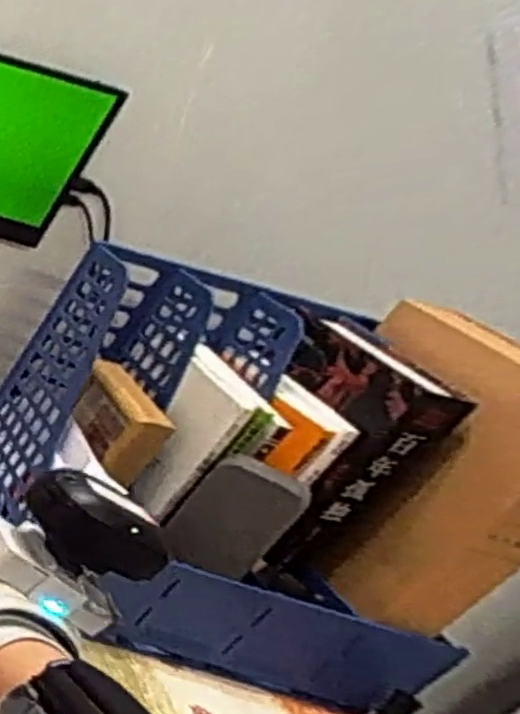
#> input picture tests/fixtures/cv_box_negatives/book_reflection.png, 520 x 714 px
$ python -i label_detection.py   (imports and definitions only)   (older library calls are emulated)
#> lines starting #> are read from the running program, lines starting #| are printed output that depends on the picture
"""White-label candidates; geometry never substitutes the Tracker shell."""

from collections import Counter

import cv2
import numpy as np

from vive_correct.estimate.cv_config import CVConfig
from vive_correct.estimate.geometry import LABEL_SIZE_M, MIN_EDGE_PX, order_quad

# Outer 1–3 px ring around a white 50×30 mm label must sit on the black Tracker shell.
BORDER_BAND_PX = (1, 3)
BORDER_DARK_THRESHOLD = 100
BORDER_MIN_DARK = 0.62
# [1 line that did not run here, left out]


# [79 lines left out: functions default_rois, validate_rois, black_border_score, has_tracker_body, not called in this run]


def quad_aspect(quad):
    edges = np.linalg.norm(np.asarray(quad, float) - np.roll(quad, -1, axis=0), axis=1)
    return float(edges.max() / max(float(edges.min()), 1e-6))


# [356 lines left out: functions wrist_cyan_count, _sample, _quad_crop, black_context_metrics, box_metrics, tracker_body_metrics and 2 more, not called in this run]


def label_likeness_score(gray, quad, image=None, config=None):
    image = cv2.cvtColor(gray, cv2.COLOR_GRAY2BGR) if image is None else image
    return label_metrics(image, quad, config)["score"]


# [107 lines left out: functions quad_iou, detect_label_candidates, detect_labels, not called in this run]


def select_best_label_frames(frames, rois=None):
    """Keep at most one best left and one best right label observation across frames.

    ``frames`` is an iterable of BGR images or ``(frame_index, image)`` pairs.
    Returns ``{side: {frame_index, quad, score, has_tracker_body, dark, aspect}}``.
    Legacy spatial-ROI helper, not physical-hand identification. For sequential
    identity tracking and geometry/stability gates use cv_tracking.select_episode.
    """
    best = {}
    for seq, item in enumerate(frames):
        if isinstance(item, tuple) and len(item) == 2 and not isinstance(item[0], np.ndarray):
            index, image = item
        else:
            index, image = seq, item
        gray = cv2.cvtColor(image, cv2.COLOR_BGR2GRAY)
        for side, quads in detect_labels(image, rois).items():
            for quad in quads:
                body = has_tracker_body(gray, quad)
                cyan = wrist_cyan_count(image, quad)
                score = label_likeness_score(gray, quad, image)
                if score <= 0:
                    continue
                candidate = {
                    "frame_index": int(index),
                    "quad": np.asarray(quad, float),
                    "score": float(score),
                    "has_tracker_body": bool(body),
                    "cyan": int(cyan),
                    "dark": black_border_score(gray, quad),
                    "aspect": quad_aspect(quad),
                }
                current = best.get(side)
                if current is None:
                    best[side] = candidate
                    continue
                if score > current["score"]:
                    best[side] = candidate
    return best


def refine_corners(image, quad, *, config=None):
    patch, local, offset = _quad_crop(image, quad)
    return _refine_corners(patch, local, config=config) + offset


# [54 lines left out: function _refine_corners, not called in this run]

>>> import cv2
>>> picture = cv2.imread('../../tests/fixtures/cv_box_negatives/book_reflection.png', cv2.IMREAD_GRAYSCALE)
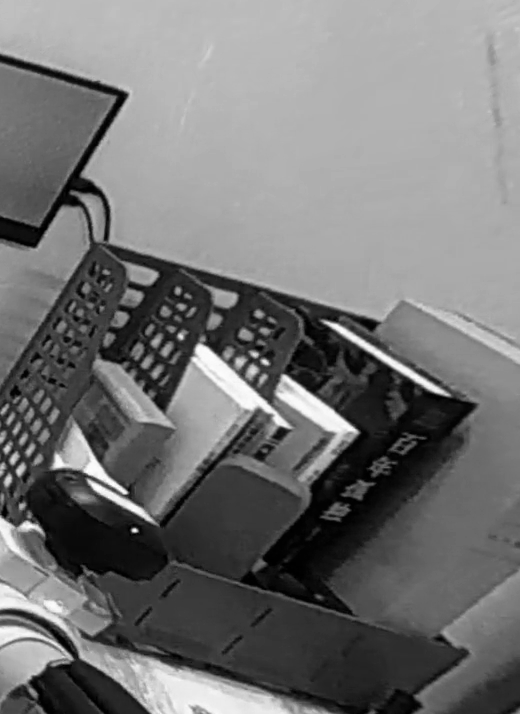
#> picture: shape (714, 520); min 0, max 255, mean 115.7
#> the loop in select_best_label_frames, `for seq, item in enumerate(frames):` made 1 pass
#> (seq, index) on pass 1: (0, 0)
#> after the loop in select_best_label_frames, `for seq, item in enumerate(frames):`: best = 0 items
#> (the run stopped early here; a loop or call above may not have finished)

$ run again, on tests/fixtures/cv_box_negatives/clipped_remote.png
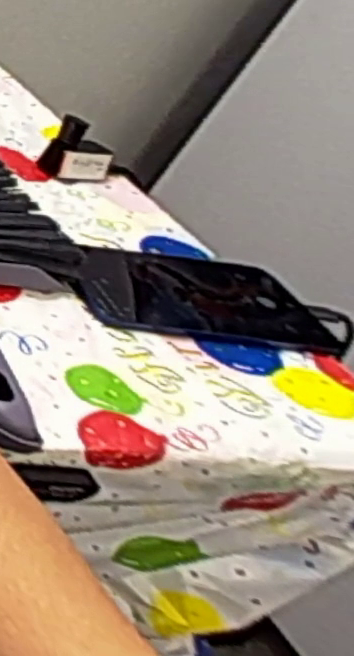
#> input picture tests/fixtures/cv_box_negatives/clipped_remote.png, 354 x 656 px
#> `picture = cv2.imread('../../tests/fixtures/cv_box_negatives/book_refle..`:
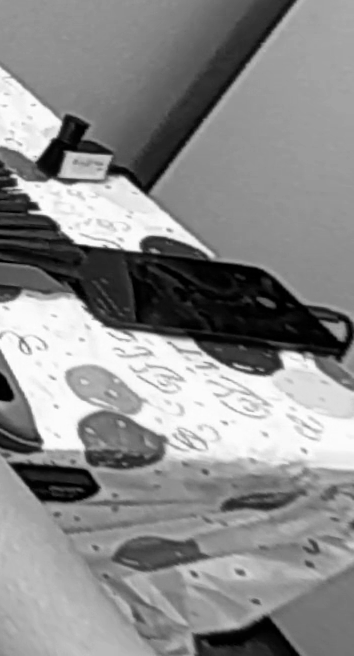
#> picture: shape (656, 354); min 0, max 255, mean 138.9
#> the loop in select_best_label_frames, `for seq, item in enumerate(frames):` made 1 pass
#> (seq, index) on pass 1: (0, 0)
#> after the loop in select_best_label_frames, `for seq, item in enumerate(frames):`: best = 0 items

$ run again, on tests/fixtures/cv_box_negatives/dark_handle.png
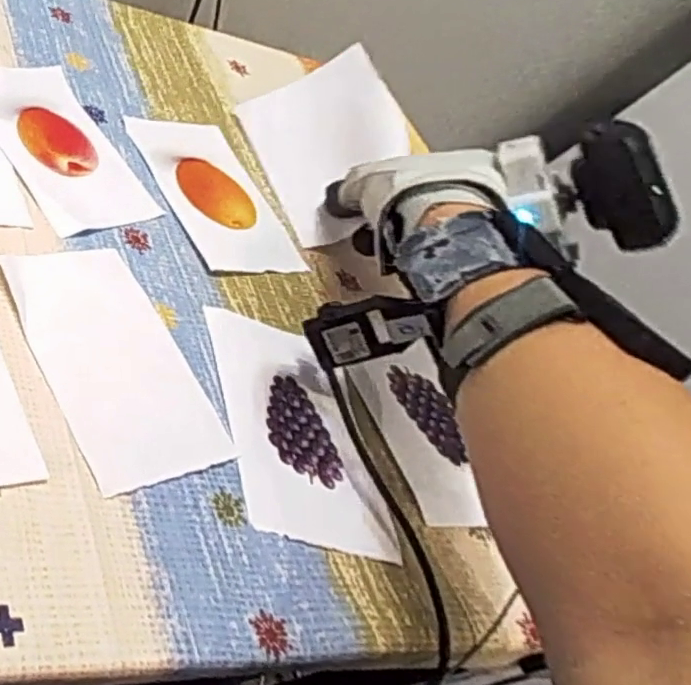
#> input picture tests/fixtures/cv_box_negatives/dark_handle.png, 691 x 685 px
#> `picture = cv2.imread('../../tests/fixtures/cv_box_negatives/book_refle..`:
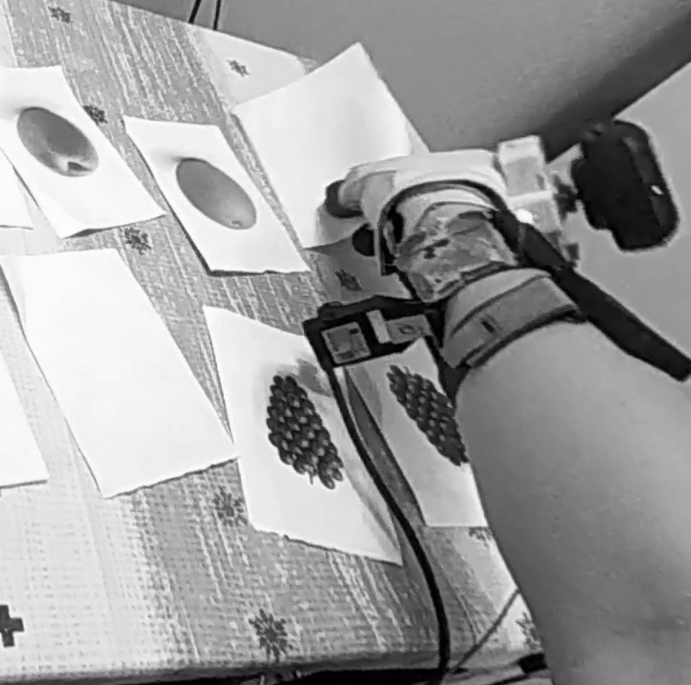
#> picture: shape (685, 691); min 0, max 255, mean 157.5
#> the loop in select_best_label_frames, `for seq, item in enumerate(frames):` made 1 pass
#> (seq, index) on pass 1: (0, 0)
#> after the loop in select_best_label_frames, `for seq, item in enumerate(frames):`: best = 0 items

$ run again, on tests/fixtures/cv_box_negatives/dark_side_panel.png
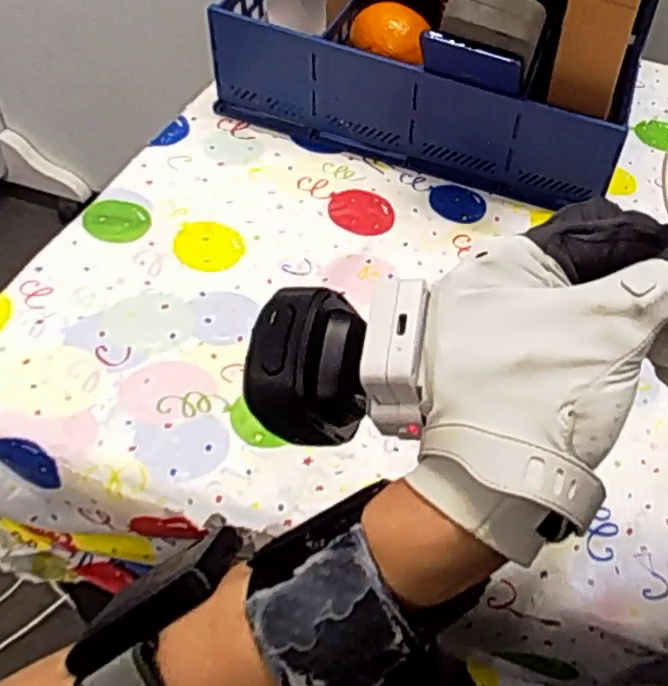
#> input picture tests/fixtures/cv_box_negatives/dark_side_panel.png, 668 x 686 px
#> `picture = cv2.imread('../../tests/fixtures/cv_box_negatives/book_refle..`:
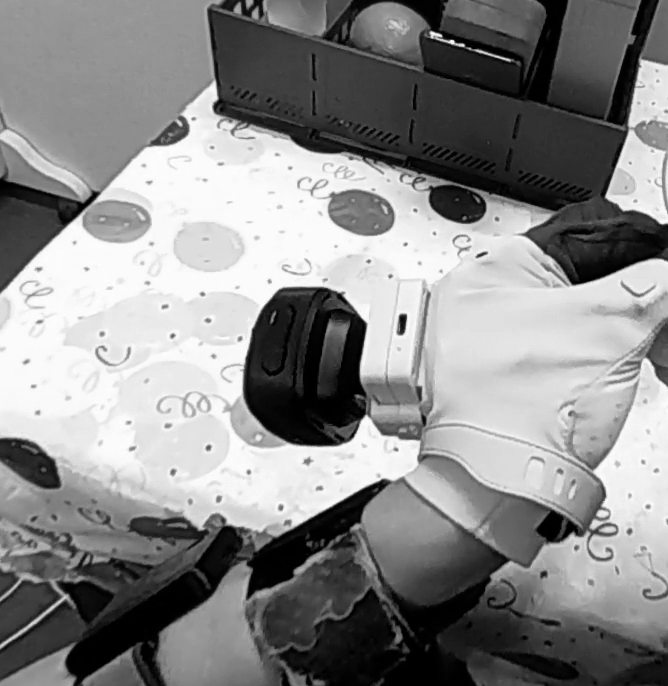
#> picture: shape (686, 668); min 0, max 255, mean 137.3
#> the loop in select_best_label_frames, `for seq, item in enumerate(frames):` made 1 pass
#> (seq, index) on pass 1: (0, 0)
#> after the loop in select_best_label_frames, `for seq, item in enumerate(frames):`: best = 0 items
